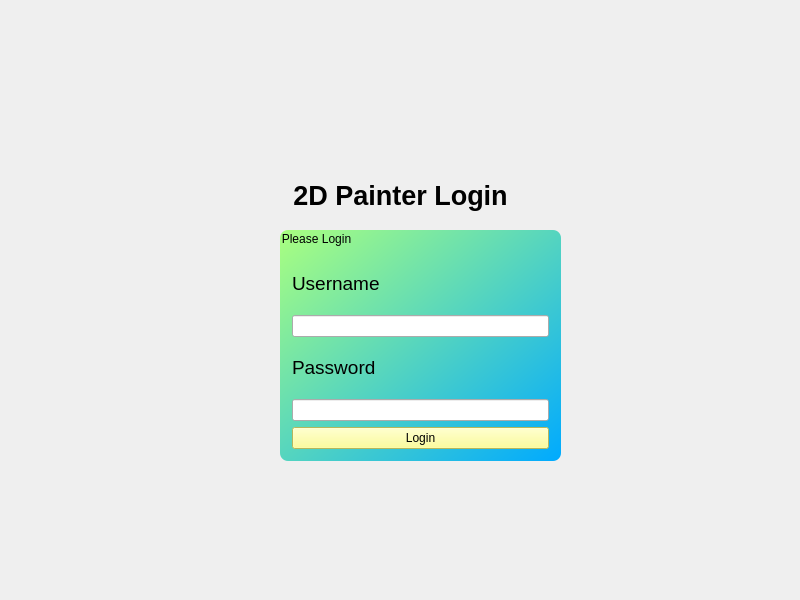
<?xml version="1.0" encoding="UTF-8"?>
<ui version="4.0">
 <class>MainWindow</class>
 <widget class="QMainWindow" name="MainWindow">
  <property name="geometry">
   <rect>
    <x>0</x>
    <y>0</y>
    <width>800</width>
    <height>600</height>
   </rect>
  </property>
  <property name="acceptDrops">
   <bool>true</bool>
  </property>
  <property name="windowTitle">
   <string> Login System</string>
  </property>
  <property name="windowIcon">
   <iconset resource="screen.qrc">
    <normaloff>:/images/loginWindow.png</normaloff>:/images/loginWindow.png</iconset>
  </property>
  <property name="styleSheet">
   <string notr="true">#centralWidget{

border-image: url(:/images/background.jpg);

}</string>
  </property>
  <widget class="QWidget" name="centralwidget">
   <property name="styleSheet">
    <string notr="true">#centralwidget{

border-image: url(:/images/background.jpg)

}
</string>
   </property>
   <widget class="QWidget" name="headwidget" native="true">
    <property name="geometry">
     <rect>
      <x>330</x>
      <y>30</y>
      <width>141</width>
      <height>121</height>
     </rect>
    </property>
    <property name="styleSheet">
     <string notr="true">#headwidget{

border-image:url(:/images/loginIcon.png);

}</string>
    </property>
   </widget>
   <widget class="QLabel" name="label">
    <property name="geometry">
     <rect>
      <x>290</x>
      <y>160</y>
      <width>221</width>
      <height>71</height>
     </rect>
    </property>
    <property name="text">
     <string>&lt;html&gt;&lt;head/&gt;&lt;body&gt;&lt;p align=&quot;center&quot;&gt;&lt;span style=&quot; font-size:20pt; font-weight:700; color:#000000;&quot;&gt;2D Painter Login&lt;/span&gt;&lt;/p&gt;&lt;/body&gt;&lt;/html&gt;</string>
    </property>
   </widget>
   <widget class="QGroupBox" name="loginBox">
    <property name="geometry">
     <rect>
      <x>280</x>
      <y>230</y>
      <width>281</width>
      <height>231</height>
     </rect>
    </property>
    <property name="styleSheet">
     <string notr="true">#loginBox{

background:qlineargradient(spread:pad, x1:0, y1:0, x2:1, y2:1, stop:0 rgba(170, 255, 127, 255), stop:1 rgba(0, 170, 255, 255));
border-radius: 8px;


font: 700 14pt &quot;Segoe UI&quot;;
color: rgb(0, 0, 0);

}</string>
    </property>
    <property name="title">
     <string>Please Login</string>
    </property>
    <layout class="QVBoxLayout" name="verticalLayout_3">
     <item>
      <layout class="QVBoxLayout" name="verticalLayout">
       <item>
        <widget class="QLabel" name="label_2">
         <property name="text">
          <string>&lt;html&gt;&lt;head/&gt;&lt;body&gt;&lt;p/&gt;&lt;p&gt;&lt;span style=&quot; font-size:14pt; color:#000000;&quot;&gt;Username&lt;/span&gt;&lt;/p&gt;&lt;/body&gt;&lt;/html&gt;</string>
         </property>
        </widget>
       </item>
       <item>
        <widget class="QLineEdit" name="username">
         <property name="styleSheet">
          <string notr="true">font: 14pt &quot;Segoe UI&quot;;</string>
         </property>
        </widget>
       </item>
      </layout>
     </item>
     <item>
      <layout class="QVBoxLayout" name="verticalLayout_2">
       <item>
        <widget class="QLabel" name="label_3">
         <property name="text">
          <string>&lt;html&gt;&lt;head/&gt;&lt;body&gt;&lt;p&gt;&lt;span style=&quot; font-size:14pt; color:#000000;&quot;&gt;Password&lt;/span&gt;&lt;/p&gt;&lt;/body&gt;&lt;/html&gt;</string>
         </property>
        </widget>
       </item>
       <item>
        <widget class="QLineEdit" name="password">
         <property name="styleSheet">
          <string notr="true">font: 14pt &quot;Segoe UI&quot;;</string>
         </property>
        </widget>
       </item>
      </layout>
     </item>
     <item>
      <widget class="QPushButton" name="Loginbutton">
       <property name="styleSheet">
        <string notr="true">background:rgb(255, 255, 127);
font: 700 14pt &quot;Segoe UI&quot;;</string>
       </property>
       <property name="text">
        <string>Login</string>
       </property>
      </widget>
     </item>
    </layout>
   </widget>
  </widget>
 </widget>
 <resources>
  <include location="screen.qrc"/>
 </resources>
 <connections/>
</ui>
